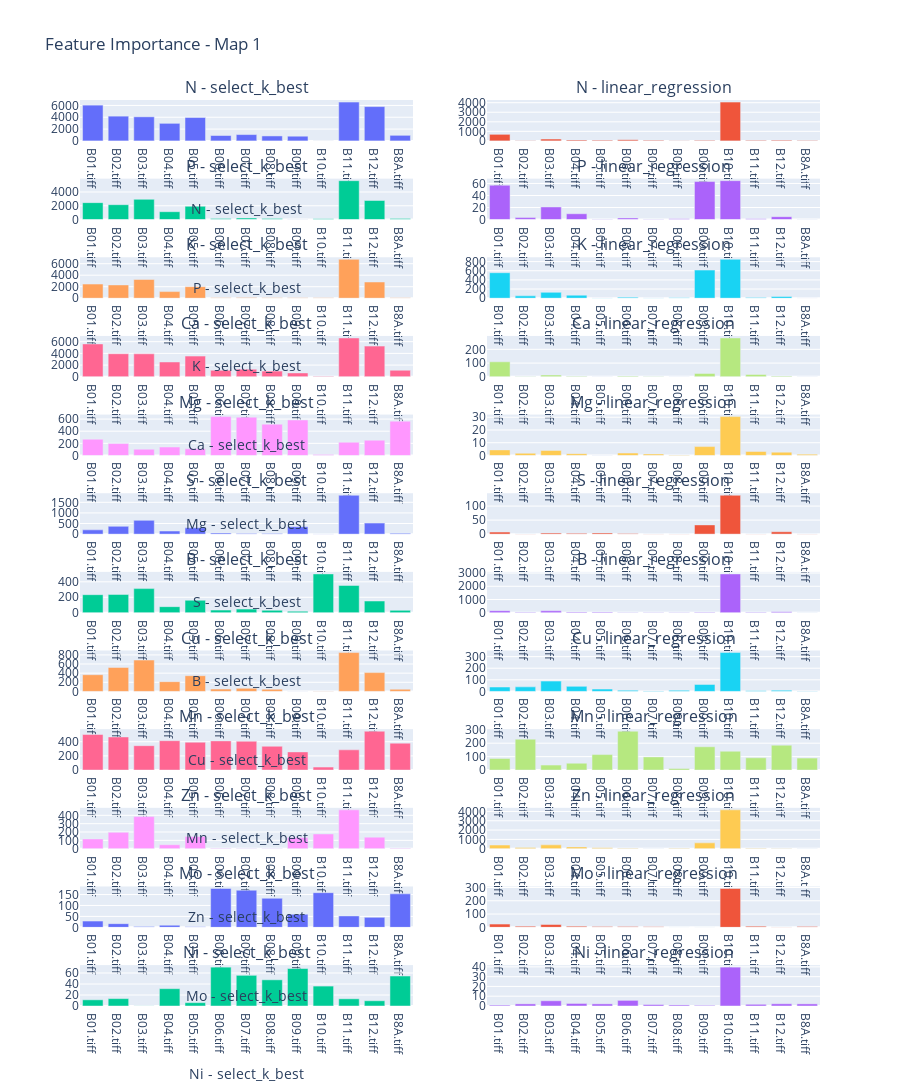

Write notebook code for a chart like this one.
### Markdown cell above
# Talhão 1

### Code cell
map_name = 'map1'

filepath = f'data/{map_name}/interpolation/universal_interpolated_df.csv'
target_columns = ['N', 'P', 'K', 'Ca', 'Mg', 'S', 'B', 'Cu', 'Mn', 'Zn', 'Mo', 'Ni']

map1 = pd.read_csv(filepath)

map1 = drop_lat_lon(map1)
bands = get_bands(map1, '.tiff')
nutrients = get_nutrients(map1, bands)
nutrients = nutrients[target_columns]

map1_feature_importance_df = process_multiple_targets(bands, nutrients, methods=['select_k_best', 'linear_regression'], k=10)
feature_importance_plot(map1_feature_importance_df, title="Feature Importance - Map 1")

### Figure 1 — Plotly figure (JSON) as saved in the notebook; plotly's stock layout.template omitted (floating-point values rounded to 4 significant figures)
{"data": [{"showlegend": false, "type": "bar", "x": ["B01.tiff", "B02.tiff", "B03.tiff", "B04.tiff", "B05.tiff", "B06.tiff", "B07.tiff", "B08.tiff", "B09.tiff", "B10.tiff", "B11.tiff", "B12.tiff", "B8A.tiff"], "xaxis": "x", "y": [6053.0, 4189.0, 4076.0, 2971.0, 3957.0, 911.0, 1071.0, 838.4, 793.8, 3.881, 6576.0, 5806.0, 943.3], "yaxis": "y"}, {"showlegend": false, "type": "bar", "x": ["B01.tiff", "B02.tiff", "B03.tiff", "B04.tiff", "B05.tiff", "B06.tiff", "B07.tiff", "B08.tiff", "B09.tiff", "B10.tiff", "B11.tiff", "B12.tiff", "B8A.tiff"], "xaxis": "x2", "y": [687.2, 26.5, 195.0, 94.97, 75.49, 122.5, 68.94, 17.6, 62.72, 4068.0, 62.75, 76.28, 47.39], "yaxis": "y2"}, {"showlegend": false, "type": "bar", "x": ["B01.tiff", "B02.tiff", "B03.tiff", "B04.tiff", "B05.tiff", "B06.tiff", "B07.tiff", "B08.tiff", "B09.tiff", "B10.tiff", "B11.tiff", "B12.tiff", "B8A.tiff"], "xaxis": "x3", "y": [2457.0, 2160.0, 2939.0, 1140.0, 1925.0, 139.6, 217.9, 141.2, 12.63, 115.6, 5646.0, 2768.0, 163.6], "yaxis": "y3"}, {"showlegend": false, "type": "bar", "x": ["B01.tiff", "B02.tiff", "B03.tiff", "B04.tiff", "B05.tiff", "B06.tiff", "B07.tiff", "B08.tiff", "B09.tiff", "B10.tiff", "B11.tiff", "B12.tiff", "B8A.tiff"], "xaxis": "x4", "y": [57.06, 3.196, 20.92, 9.631, 0.3687, 2.589, 0.5415, 1.421, 63.16, 64.6, 1.343, 4.767, 0.03069], "yaxis": "y4"}, {"showlegend": false, "type": "bar", "x": ["B01.tiff", "B02.tiff", "B03.tiff", "B04.tiff", "B05.tiff", "B06.tiff", "B07.tiff", "B08.tiff", "B09.tiff", "B10.tiff", "B11.tiff", "B12.tiff", "B8A.tiff"], "xaxis": "x5", "y": [2455.0, 2306.0, 3252.0, 1148.0, 2001.0, 56.43, 115.0, 66.96, 85.09, 88.49, 6758.0, 2817.0, 76.58], "yaxis": "y5"}, {"showlegend": false, "type": "bar", "x": ["B01.tiff", "B02.tiff", "B03.tiff", "B04.tiff", "B05.tiff", "B06.tiff", "B07.tiff", "B08.tiff", "B09.tiff", "B10.tiff", "B11.tiff", "B12.tiff", "B8A.tiff"], "xaxis": "x6", "y": [556.6, 51.16, 128.1, 65.64, 2.214, 22.95, 5.64, 7.519, 614.3, 849.3, 13.84, 36.66, 0.4569], "yaxis": "y6"}, {"showlegend": false, "type": "bar", "x": ["B01.tiff", "B02.tiff", "B03.tiff", "B04.tiff", "B05.tiff", "B06.tiff", "B07.tiff", "B08.tiff", "B09.tiff", "B10.tiff", "B11.tiff", "B12.tiff", "B8A.tiff"], "xaxis": "x7", "y": [5614.0, 3942.0, 3929.0, 2535.0, 3535.0, 1114.0, 1303.0, 978.3, 666.7, 89.67, 6628.0, 5240.0, 1126.0], "yaxis": "y7"}, {"showlegend": false, "type": "bar", "x": ["B01.tiff", "B02.tiff", "B03.tiff", "B04.tiff", "B05.tiff", "B06.tiff", "B07.tiff", "B08.tiff", "B09.tiff", "B10.tiff", "B11.tiff", "B12.tiff", "B8A.tiff"], "xaxis": "x8", "y": [109.3, 2.879, 13.39, 5.032, 0.6249, 5.23, 1.645, 0.558, 24.81, 282.6, 17.46, 6.247, 0.723], "yaxis": "y8"}, {"showlegend": false, "type": "bar", "x": ["B01.tiff", "B02.tiff", "B03.tiff", "B04.tiff", "B05.tiff", "B06.tiff", "B07.tiff", "B08.tiff", "B09.tiff", "B10.tiff", "B11.tiff", "B12.tiff", "B8A.tiff"], "xaxis": "x9", "y": [268.0, 197.2, 103.7, 139.8, 109.5, 640.6, 631.7, 515.6, 585.4, 14.29, 218.2, 251.7, 565.9], "yaxis": "y9"}, {"showlegend": false, "type": "bar", "x": ["B01.tiff", "B02.tiff", "B03.tiff", "B04.tiff", "B05.tiff", "B06.tiff", "B07.tiff", "B08.tiff", "B09.tiff", "B10.tiff", "B11.tiff", "B12.tiff", "B8A.tiff"], "xaxis": "x10", "y": [4.393, 1.744, 3.97, 1.402, 0.02981, 1.906, 1.148, 0.3906, 6.968, 30.48, 3.151, 2.611, 1.048], "yaxis": "y10"}, {"showlegend": false, "type": "bar", "x": ["B01.tiff", "B02.tiff", "B03.tiff", "B04.tiff", "B05.tiff", "B06.tiff", "B07.tiff", "B08.tiff", "B09.tiff", "B10.tiff", "B11.tiff", "B12.tiff", "B8A.tiff"], "xaxis": "x11", "y": [200.7, 368.1, 649.6, 146.5, 298.7, 52.5, 24.18, 27.46, 349.4, 2.876, 1832.0, 520.4, 36.84], "yaxis": "y11"}, {"showlegend": false, "type": "bar", "x": ["B01.tiff", "B02.tiff", "B03.tiff", "B04.tiff", "B05.tiff", "B06.tiff", "B07.tiff", "B08.tiff", "B09.tiff", "B10.tiff", "B11.tiff", "B12.tiff", "B8A.tiff"], "xaxis": "x12", "y": [7.334, 0.4896, 3.848, 2.72, 4.348, 2.117, 0.8533, 0.6038, 32.88, 138.5, 0.5865, 8.495, 0.07103], "yaxis": "y12"}, {"showlegend": false, "type": "bar", "x": ["B01.tiff", "B02.tiff", "B03.tiff", "B04.tiff", "B05.tiff", "B06.tiff", "B07.tiff", "B08.tiff", "B09.tiff", "B10.tiff", "B11.tiff", "B12.tiff", "B8A.tiff"], "xaxis": "x13", "y": [233.9, 236.8, 312.2, 79.03, 162.0, 34.72, 47.2, 31.88, 19.48, 502.1, 353.0, 151.9, 31.37], "yaxis": "y13"}, {"showlegend": false, "type": "bar", "x": ["B01.tiff", "B02.tiff", "B03.tiff", "B04.tiff", "B05.tiff", "B06.tiff", "B07.tiff", "B08.tiff", "B09.tiff", "B10.tiff", "B11.tiff", "B12.tiff", "B8A.tiff"], "xaxis": "x14", "y": [156.3, 42.41, 148.1, 67.43, 60.84, 25.5, 21.65, 16.94, 41.78, 2933.0, 37.78, 73.76, 4.79], "yaxis": "y14"}, {"showlegend": false, "type": "bar", "x": ["B01.tiff", "B02.tiff", "B03.tiff", "B04.tiff", "B05.tiff", "B06.tiff", "B07.tiff", "B08.tiff", "B09.tiff", "B10.tiff", "B11.tiff", "B12.tiff", "B8A.tiff"], "xaxis": "x15", "y": [365.5, 524.7, 687.1, 213.7, 344.1, 51.42, 67.35, 47.92, 0.2986, 1.294, 851.1, 412.0, 47.28], "yaxis": "y15"}, {"showlegend": false, "type": "bar", "x": ["B01.tiff", "B02.tiff", "B03.tiff", "B04.tiff", "B05.tiff", "B06.tiff", "B07.tiff", "B08.tiff", "B09.tiff", "B10.tiff", "B11.tiff", "B12.tiff", "B8A.tiff"], "xaxis": "x16", "y": [38.05, 39.27, 88.85, 43.61, 20.14, 9.686, 4.099, 9.491, 60.28, 335.0, 4.859, 9.984, 0.4763], "yaxis": "y16"}, {"showlegend": false, "type": "bar", "x": ["B01.tiff", "B02.tiff", "B03.tiff", "B04.tiff", "B05.tiff", "B06.tiff", "B07.tiff", "B08.tiff", "B09.tiff", "B10.tiff", "B11.tiff", "B12.tiff", "B8A.tiff"], "xaxis": "x17", "y": [501.2, 467.0, 343.9, 414.1, 392.9, 411.5, 406.2, 335.8, 256.1, 42.0, 285.1, 547.8, 379.4], "yaxis": "y17"}, {"showlegend": false, "type": "bar", "x": ["B01.tiff", "B02.tiff", "B03.tiff", "B04.tiff", "B05.tiff", "B06.tiff", "B07.tiff", "B08.tiff", "B09.tiff", "B10.tiff", "B11.tiff", "B12.tiff", "B8A.tiff"], "xaxis": "x18", "y": [86.35, 230.1, 37.13, 51.17, 115.3, 289.4, 98.2, 11.81, 173.5, 140.3, 91.26, 185.5, 89.06], "yaxis": "y18"}, {"showlegend": false, "type": "bar", "x": ["B01.tiff", "B02.tiff", "B03.tiff", "B04.tiff", "B05.tiff", "B06.tiff", "B07.tiff", "B08.tiff", "B09.tiff", "B10.tiff", "B11.tiff", "B12.tiff", "B8A.tiff"], "xaxis": "x19", "y": [117.1, 196.5, 384.9, 47.48, 145.1, 5.697, 1.275, 3.585, 135.5, 176.6, 465.8, 138.7, 4.333], "yaxis": "y19"}, {"showlegend": false, "type": "bar", "x": ["B01.tiff", "B02.tiff", "B03.tiff", "B04.tiff", "B05.tiff", "B06.tiff", "B07.tiff", "B08.tiff", "B09.tiff", "B10.tiff", "B11.tiff", "B12.tiff", "B8A.tiff"], "xaxis": "x20", "y": [395.7, 137.7, 412.6, 193.9, 90.96, 35.81, 3.476, 36.03, 626.1, 4170.0, 36.31, 18.18, 3.339], "yaxis": "y20"}, {"showlegend": false, "type": "bar", "x": ["B01.tiff", "B02.tiff", "B03.tiff", "B04.tiff", "B05.tiff", "B06.tiff", "B07.tiff", "B08.tiff", "B09.tiff", "B10.tiff", "B11.tiff", "B12.tiff", "B8A.tiff"], "xaxis": "x21", "y": [28.64, 16.86, 3.708, 9.807, 2.667, 177.6, 169.8, 132.9, 59.91, 158.6, 52.32, 45.72, 153.2], "yaxis": "y21"}, {"showlegend": false, "type": "bar", "x": ["B01.tiff", "B02.tiff", "B03.tiff", "B04.tiff", "B05.tiff", "B06.tiff", "B07.tiff", "B08.tiff", "B09.tiff", "B10.tiff", "B11.tiff", "B12.tiff", "B8A.tiff"], "xaxis": "x22", "y": [24.53, 8.665, 21.61, 8.517, 6.191, 6.493, 4.188, 1.311, 0.9387, 292.3, 8.581, 3.524, 5.646], "yaxis": "y22"}, {"showlegend": false, "type": "bar", "x": ["B01.tiff", "B02.tiff", "B03.tiff", "B04.tiff", "B05.tiff", "B06.tiff", "B07.tiff", "B08.tiff", "B09.tiff", "B10.tiff", "B11.tiff", "B12.tiff", "B8A.tiff"], "xaxis": "x23", "y": [11.24, 13.43, 0.181, 31.47, 6.095, 70.61, 55.75, 47.58, 68.08, 36.19, 13.08, 9.53, 54.47], "yaxis": "y23"}, {"showlegend": false, "type": "bar", "x": ["B01.tiff", "B02.tiff", "B03.tiff", "B04.tiff", "B05.tiff", "B06.tiff", "B07.tiff", "B08.tiff", "B09.tiff", "B10.tiff", "B11.tiff", "B12.tiff", "B8A.tiff"], "xaxis": "x24", "y": [0.9031, 2.187, 5.341, 2.597, 2.187, 5.749, 1.491, 1.06, 0.6404, 39.7, 1.745, 2.275, 2.165], "yaxis": "y24"}], "layout": {"annotations": [{"font": {"size": 16}, "showarrow": false, "text": "N - select_k_best", "x": 0.225, "xanchor": "center", "xref": "paper", "y": 1, "yanchor": "bottom", "yref": "paper"}, {"font": {"size": 16}, "showarrow": false, "text": "N - linear_regression", "x": 0.775, "xanchor": "center", "xref": "paper", "y": 1, "yanchor": "bottom", "yref": "paper"}, {"font": {"size": 16}, "showarrow": false, "text": "P - select_k_best", "x": 0.225, "xanchor": "center", "xref": "paper", "y": 0.9132, "yanchor": "bottom", "yref": "paper"}, {"font": {"size": 16}, "showarrow": false, "text": "P - linear_regression", "x": 0.775, "xanchor": "center", "xref": "paper", "y": 0.9132, "yanchor": "bottom", "yref": "paper"}, {"font": {"size": 16}, "showarrow": false, "text": "K - select_k_best", "x": 0.225, "xanchor": "center", "xref": "paper", "y": 0.8264, "yanchor": "bottom", "yref": "paper"}, {"font": {"size": 16}, "showarrow": false, "text": "K - linear_regression", "x": 0.775, "xanchor": "center", "xref": "paper", "y": 0.8264, "yanchor": "bottom", "yref": "paper"}, {"font": {"size": 16}, "showarrow": false, "text": "Ca - select_k_best", "x": 0.225, "xanchor": "center", "xref": "paper", "y": 0.7396, "yanchor": "bottom", "yref": "paper"}, {"font": {"size": 16}, "showarrow": false, "text": "Ca - linear_regression", "x": 0.775, "xanchor": "center", "xref": "paper", "y": 0.7396, "yanchor": "bottom", "yref": "paper"}, {"font": {"size": 16}, "showarrow": false, "text": "Mg - select_k_best", "x": 0.225, "xanchor": "center", "xref": "paper", "y": 0.6528, "yanchor": "bottom", "yref": "paper"}, {"font": {"size": 16}, "showarrow": false, "text": "Mg - linear_regression", "x": 0.775, "xanchor": "center", "xref": "paper", "y": 0.6528, "yanchor": "bottom", "yref": "paper"}, {"font": {"size": 16}, "showarrow": false, "text": "S - select_k_best", "x": 0.225, "xanchor": "center", "xref": "paper", "y": 0.566, "yanchor": "bottom", "yref": "paper"}, {"font": {"size": 16}, "showarrow": false, "text": "S - linear_regression", "x": 0.775, "xanchor": "center", "xref": "paper", "y": 0.566, "yanchor": "bottom", "yref": "paper"}, {"font": {"size": 16}, "showarrow": false, "text": "B - select_k_best", "x": 0.225, "xanchor": "center", "xref": "paper", "y": 0.4792, "yanchor": "bottom", "yref": "paper"}, {"font": {"size": 16}, "showarrow": false, "text": "B - linear_regression", "x": 0.775, "xanchor": "center", "xref": "paper", "y": 0.4792, "yanchor": "bottom", "yref": "paper"}, {"font": {"size": 16}, "showarrow": false, "text": "Cu - select_k_best", "x": 0.225, "xanchor": "center", "xref": "paper", "y": 0.3924, "yanchor": "bottom", "yref": "paper"}, {"font": {"size": 16}, "showarrow": false, "text": "Cu - linear_regression", "x": 0.775, "xanchor": "center", "xref": "paper", "y": 0.3924, "yanchor": "bottom", "yref": "paper"}, {"font": {"size": 16}, "showarrow": false, "text": "Mn - select_k_best", "x": 0.225, "xanchor": "center", "xref": "paper", "y": 0.3056, "yanchor": "bottom", "yref": "paper"}, {"font": {"size": 16}, "showarrow": false, "text": "Mn - linear_regression", "x": 0.775, "xanchor": "center", "xref": "paper", "y": 0.3056, "yanchor": "bottom", "yref": "paper"}, {"font": {"size": 16}, "showarrow": false, "text": "Zn - select_k_best", "x": 0.225, "xanchor": "center", "xref": "paper", "y": 0.2188, "yanchor": "bottom", "yref": "paper"}, {"font": {"size": 16}, "showarrow": false, "text": "Zn - linear_regression", "x": 0.775, "xanchor": "center", "xref": "paper", "y": 0.2188, "yanchor": "bottom", "yref": "paper"}, {"font": {"size": 16}, "showarrow": false, "text": "Mo - select_k_best", "x": 0.225, "xanchor": "center", "xref": "paper", "y": 0.1319, "yanchor": "bottom", "yref": "paper"}, {"font": {"size": 16}, "showarrow": false, "text": "Mo - linear_regression", "x": 0.775, "xanchor": "center", "xref": "paper", "y": 0.1319, "yanchor": "bottom", "yref": "paper"}, {"font": {"size": 16}, "showarrow": false, "text": "Ni - select_k_best", "x": 0.225, "xanchor": "center", "xref": "paper", "y": 0.04514, "yanchor": "bottom", "yref": "paper"}, {"font": {"size": 16}, "showarrow": false, "text": "Ni - linear_regression", "x": 0.775, "xanchor": "center", "xref": "paper", "y": 0.04514, "yanchor": "bottom", "yref": "paper"}], "height": 4800, "title": {"text": "Feature Importance - Map 1"}, "xaxis": {"anchor": "y", "domain": [0, 0.45], "title": {"text": "N - select_k_best"}}, "xaxis10": {"anchor": "y10", "domain": [0.55, 1], "title": {"text": ""}}, "xaxis11": {"anchor": "y11", "domain": [0, 0.45], "title": {"text": "S - select_k_best"}}, "xaxis12": {"anchor": "y12", "domain": [0.55, 1], "title": {"text": ""}}, "xaxis13": {"anchor": "y13", "domain": [0, 0.45], "title": {"text": "B - select_k_best"}}, "xaxis14": {"anchor": "y14", "domain": [0.55, 1], "title": {"text": ""}}, "xaxis15": {"anchor": "y15", "domain": [0, 0.45], "title": {"text": "Cu - select_k_best"}}, "xaxis16": {"anchor": "y16", "domain": [0.55, 1], "title": {"text": ""}}, "xaxis17": {"anchor": "y17", "domain": [0, 0.45], "title": {"text": "Mn - select_k_best"}}, "xaxis18": {"anchor": "y18", "domain": [0.55, 1], "title": {"text": ""}}, "xaxis19": {"anchor": "y19", "domain": [0, 0.45], "title": {"text": "Zn - select_k_best"}}, "xaxis2": {"anchor": "y2", "domain": [0.55, 1], "title": {"text": ""}}, "xaxis20": {"anchor": "y20", "domain": [0.55, 1], "title": {"text": ""}}, "xaxis21": {"anchor": "y21", "domain": [0, 0.45], "title": {"text": "Mo - select_k_best"}}, "xaxis22": {"anchor": "y22", "domain": [0.55, 1], "title": {"text": ""}}, "xaxis23": {"anchor": "y23", "domain": [0, 0.45], "title": {"text": "Ni - select_k_best"}}, "xaxis24": {"anchor": "y24", "domain": [0.55, 1], "title": {"text": ""}}, "xaxis3": {"anchor": "y3", "domain": [0, 0.45], "title": {"text": "P - select_k_best"}}, "xaxis4": {"anchor": "y4", "domain": [0.55, 1], "title": {"text": ""}}, "xaxis5": {"anchor": "y5", "domain": [0, 0.45], "title": {"text": "K - select_k_best"}}, "xaxis6": {"anchor": "y6", "domain": [0.55, 1], "title": {"text": ""}}, "xaxis7": {"anchor": "y7", "domain": [0, 0.45], "title": {"text": "Ca - select_k_best"}}, "xaxis8": {"anchor": "y8", "domain": [0.55, 1], "title": {"text": ""}}, "xaxis9": {"anchor": "y9", "domain": [0, 0.45], "title": {"text": "Mg - select_k_best"}}, "yaxis": {"anchor": "x", "domain": [0.9549, 1]}, "yaxis10": {"anchor": "x10", "domain": [0.6076, 0.6528]}, "yaxis11": {"anchor": "x11", "domain": [0.5208, 0.566]}, "yaxis12": {"anchor": "x12", "domain": [0.5208, 0.566]}, "yaxis13": {"anchor": "x13", "domain": [0.434, 0.4792]}, "yaxis14": {"anchor": "x14", "domain": [0.434, 0.4792]}, "yaxis15": {"anchor": "x15", "domain": [0.3472, 0.3924]}, "yaxis16": {"anchor": "x16", "domain": [0.3472, 0.3924]}, "yaxis17": {"anchor": "x17", "domain": [0.2604, 0.3056]}, "yaxis18": {"anchor": "x18", "domain": [0.2604, 0.3056]}, "yaxis19": {"anchor": "x19", "domain": [0.1736, 0.2188]}, "yaxis2": {"anchor": "x2", "domain": [0.9549, 1]}, "yaxis20": {"anchor": "x20", "domain": [0.1736, 0.2188]}, "yaxis21": {"anchor": "x21", "domain": [0.08681, 0.1319]}, "yaxis22": {"anchor": "x22", "domain": [0.08681, 0.1319]}, "yaxis23": {"anchor": "x23", "domain": [0, 0.04514]}, "yaxis24": {"anchor": "x24", "domain": [0, 0.04514]}, "yaxis3": {"anchor": "x3", "domain": [0.8681, 0.9132]}, "yaxis4": {"anchor": "x4", "domain": [0.8681, 0.9132]}, "yaxis5": {"anchor": "x5", "domain": [0.7812, 0.8264]}, "yaxis6": {"anchor": "x6", "domain": [0.7812, 0.8264]}, "yaxis7": {"anchor": "x7", "domain": [0.6944, 0.7396]}, "yaxis8": {"anchor": "x8", "domain": [0.6944, 0.7396]}, "yaxis9": {"anchor": "x9", "domain": [0.6076, 0.6528]}}}
